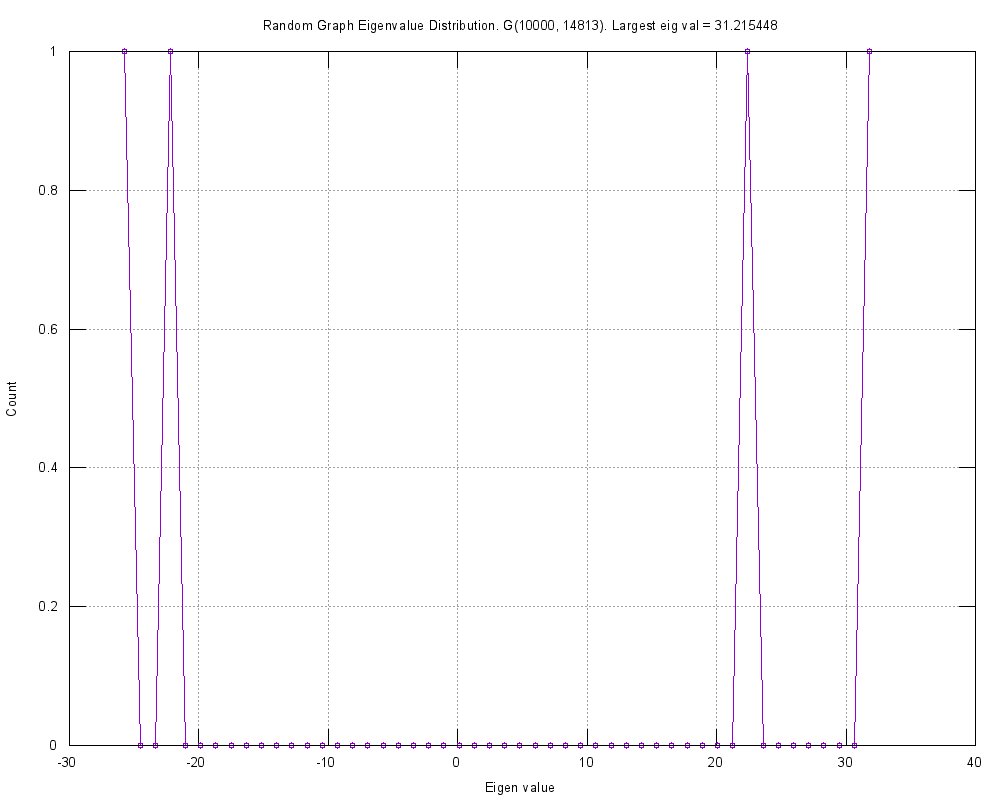

Write gnuplot code to recreate this figure.
#
# Random Graph Eigenvalue Distribution. G(10000, 14813). Largest eig val = 31.215448 (Sat Feb 18 15:49:53 2017)
#

set title "Random Graph Eigenvalue Distribution. G(10000, 14813). Largest eig val = 31.215448"
set key bottom right
set autoscale
set grid
set xlabel "Eigen value"
set ylabel "Count"
set tics scale 2
set terminal png font arial 10 size 1000,800
set output 'eigDistr.RandomNetworkEigValDistr.png'
plot 	"eigDistr.RandomNetworkEigValDistr.tab" using 1:2 title "" with linespoints pt 6
